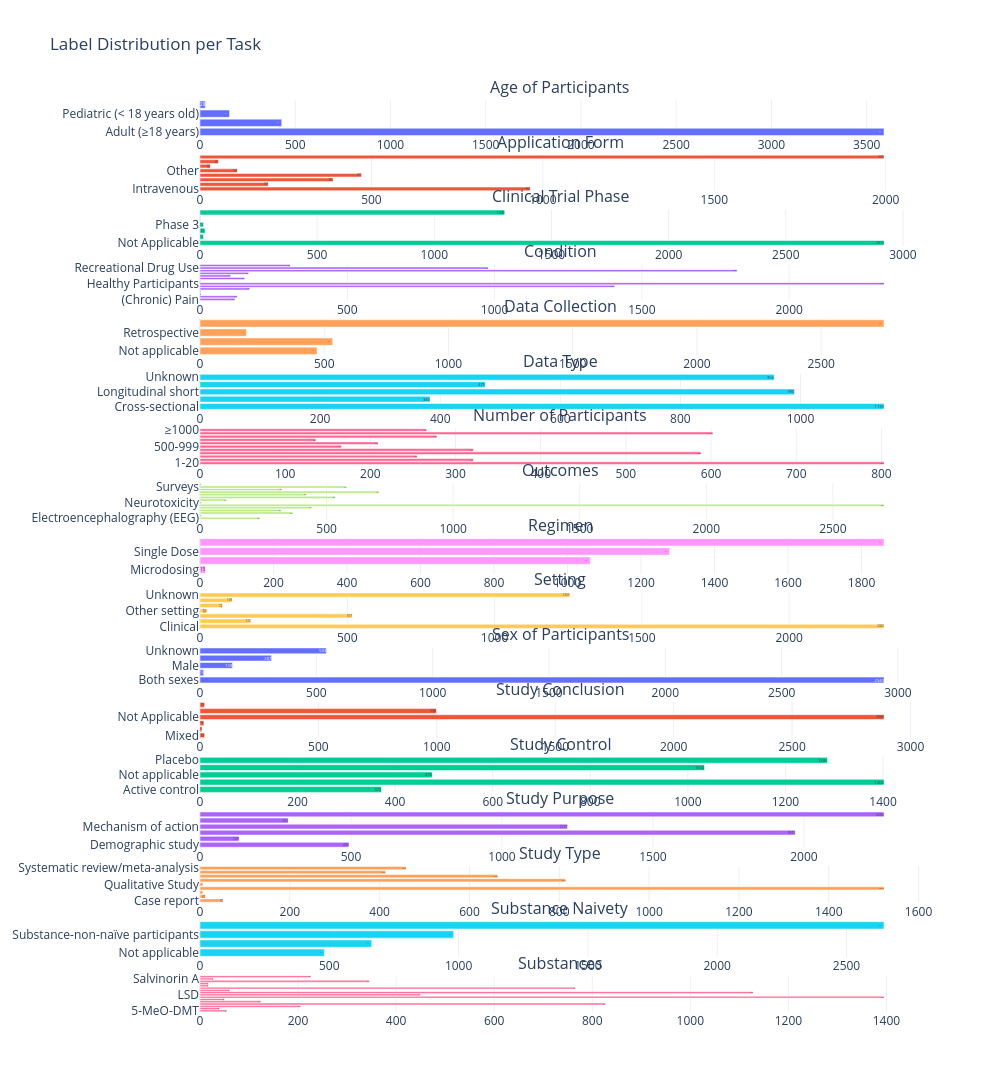

The code cell stored with this chart in its notebook:
### Code cell
from plotly.subplots import make_subplots
import plotly.graph_objects as go

df = class_data_2025.copy()
# Count studies per task per label
label_counts = df.groupby(['task', 'label'])['study_id'].nunique().reset_index(name='count')

# Get list of unique tasks
tasks = label_counts['task'].unique()
n_tasks = len(tasks)

# Create subplots: one row per task
fig = make_subplots(
    rows=n_tasks, cols=1,
    shared_xaxes=False,  # each task has its own x-axis
    vertical_spacing=0.02,
    subplot_titles=tasks
)

# Add a bar for each task
for i, task in enumerate(tasks, 1):
    task_data = label_counts[label_counts['task'] == task]
    fig.add_trace(
        go.Bar(
            x=task_data['count'],
            y=task_data['label'],
            orientation='h',
            text=task_data['count'],
            textposition='inside',
            showlegend=False
        ),
        row=i, col=1
    )

# Update layout for A4 landscape style
fig.update_layout(
    height=250*n_tasks,  # scale height based on number of tasks
    width=1000,
    title="Label Distribution per Task",
    template="plotly_white"
)

fig.show()

### Figure 1 — Plotly figure (JSON) as saved in the notebook; plotly's stock layout.template omitted (floating-point values rounded to 4 significant figures)
{"data": [{"orientation": "h", "showlegend": false, "text": [3591, 429, 155, 28], "textposition": "inside", "type": "bar", "x": [3591, 429, 155, 28], "xaxis": "x", "y": ["Adult (≥18 years)", "Not applicable", "Pediatric (< 18 years old)", "Unknown"], "yaxis": "y"}, {"orientation": "h", "showlegend": false, "text": [963, 199, 388, 471, 109, 30, 54, 1995], "textposition": "inside", "type": "bar", "x": [963, 199, 388, 471, 109, 30, 54, 1995], "xaxis": "x2", "y": ["Intravenous", "Nasal", "Not applicable", "Oral", "Other", "Smoking", "Subcutaneous", "Unknown"], "yaxis": "y2"}, {"orientation": "h", "showlegend": false, "text": [2919, 14, 22, 14, 1, 1300], "textposition": "inside", "type": "bar", "x": [2919, 14, 22, 14, 1, 1300], "xaxis": "x3", "y": ["Not Applicable", "Phase 1", "Phase 2", "Phase 3", "Phase 4", "Unknown"], "yaxis": "y3"}, {"orientation": "h", "showlegend": false, "text": [118, 126, 3, 2, 168, 1407, 2322, 1, 151, 103, 164, 1823, 978, 306], "textposition": "inside", "type": "bar", "x": [118, 126, 3, 2, 168, 1407, 2322, 1, 151, 103, 164, 1823, 978, 306], "xaxis": "x4", "y": ["(Chronic) Pain", "Alcoholism", "Alzheimer’s disease", "Anorexia", "Anxiety", "Depression", "Healthy Participants", "Non-Alzheimer dementia", "Other addictions (e.g. smoking)", "Palliative Setting", "Post-traumatic stress disorder (PTSD)", "Psychiatric condition", "Recreational Drug Use", "Substance abuse"], "yaxis": "y4"}, {"orientation": "h", "showlegend": false, "text": [471, 534, 187, 2753], "textposition": "inside", "type": "bar", "x": [471, 534, 187, 2753], "xaxis": "x5", "y": ["Not applicable", "Prospective", "Retrospective", "Unknown"], "yaxis": "y5"}, {"orientation": "h", "showlegend": false, "text": [1139, 383, 990, 475, 956], "textposition": "inside", "type": "bar", "x": [1139, 383, 990, 475, 956], "xaxis": "x6", "y": ["Cross-sectional", "Longitudinal long", "Longitudinal short", "Not applicable", "Unknown"], "yaxis": "y6"}, {"orientation": "h", "showlegend": false, "text": [803, 321, 255, 588, 321, 166, 209, 136, 278, 602, 266], "textposition": "inside", "type": "bar", "x": [803, 321, 255, 588, 321, 166, 209, 136, 278, 602, 266], "xaxis": "x7", "y": ["1-20", "100-199", "200-499", "21-40", "41-60", "500-999", "61-80", "81-100", "Not applicable", "Unknown", "≥1000"], "yaxis": "y7"}, {"orientation": "h", "showlegend": false, "text": [236, 5, 366, 321, 440, 2702, 5, 104, 534, 420, 707, 324, 578, 4], "textposition": "inside", "type": "bar", "x": [236, 5, 366, 321, 440, 2702, 5, 104, 534, 420, 707, 324, 578, 4], "xaxis": "x8", "y": ["Electroencephalography (EEG)", "Emergency department visits", "Functional MRI", "Interviews", "MRI", "Mental Functions", "Neurotoxicity", "PET, SPECT", "Physiological Functions", "Psychedelic experience", "Soluble biomarker", "Suicide", "Surveys", "The ability to drive a car"], "yaxis": "y8"}, {"orientation": "h", "showlegend": false, "text": [15, 1062, 1278, 1861], "textposition": "inside", "type": "bar", "x": [15, 1062, 1278, 1861], "xaxis": "x9", "y": ["Microdosing", "Multiple Applications", "Single Dose", "Unknown"], "yaxis": "y9"}, {"orientation": "h", "showlegend": false, "text": [2322, 172, 517, 25, 77, 109, 1255], "textposition": "inside", "type": "bar", "x": [2322, 172, 517, 25, 77, 109, 1255], "xaxis": "x10", "y": ["Clinical", "Naturalistic", "Not applicable", "Other setting", "Palliative Setting", "Party setting", "Unknown"], "yaxis": "y10"}, {"orientation": "h", "showlegend": false, "text": [2940, 16, 139, 307, 543], "textposition": "inside", "type": "bar", "x": [2940, 16, 139, 307, 543], "xaxis": "x11", "y": ["Both sexes", "Female", "Male", "Not applicable", "Unknown"], "yaxis": "y11"}, {"orientation": "h", "showlegend": false, "text": [19, 8, 16, 2888, 998, 19], "textposition": "inside", "type": "bar", "x": [19, 8, 16, 2888, 998, 19], "xaxis": "x12", "y": ["Mixed", "Negative", "Neutral", "Not Applicable", "Positive", "Unknown"], "yaxis": "y12"}, {"orientation": "h", "showlegend": false, "text": [372, 1402, 476, 1034, 1286], "textposition": "inside", "type": "bar", "x": [372, 1402, 476, 1034, 1286], "xaxis": "x13", "y": ["Active control", "Non-controlled", "Not applicable", "Other control", "Placebo"], "yaxis": "y13"}, {"orientation": "h", "showlegend": false, "text": [493, 129, 1971, 1217, 292, 2265], "textposition": "inside", "type": "bar", "x": [493, 129, 1971, 1217, 292, 2265], "xaxis": "x14", "y": ["Demographic study", "Disease model study", "Efficacy endpoints", "Mechanism of action", "Pharmacokinetics", "Safety endpoints"], "yaxis": "y14"}, {"orientation": "h", "showlegend": false, "text": [51, 12, 6, 1523, 6, 814, 663, 413, 459], "textposition": "inside", "type": "bar", "x": [51, 12, 6, 1523, 6, 814, 663, 413, 459], "xaxis": "x15", "y": ["Case report", "Case series", "Cohort study", "Other", "Qualitative Study", "Randomized-controlled trial (RCT)", "Real-world study", "Study protocol", "Systematic review/meta-analysis"], "yaxis": "y15"}, {"orientation": "h", "showlegend": false, "text": [481, 664, 981, 2645], "textposition": "inside", "type": "bar", "x": [481, 664, 981, 2645], "xaxis": "x16", "y": ["Not applicable", "Substance-Naïve Participants", "Substance-non-naïve participants", "Unknown"], "yaxis": "y16"}, {"orientation": "h", "showlegend": false, "text": [55, 40, 205, 827, 124, 50, 1395, 449, 1128, 61, 765, 17, 17, 345, 27, 226], "textposition": "inside", "type": "bar", "x": [55, 40, 205, 827, 124, 50, 1395, 449, 1128, 61, 765, 17, 17, 345, 27, 226], "xaxis": "x17", "y": ["5-MeO-DMT", "Analogue", "Ayahuasca", "Combination Therapy", "DMT", "Ibogaine", "Ketamine", "LSD", "MDMA", "Mescaline", "Psilocybin", "Psychedelic mushrooms", "R-Ketamine", "S-Ketamine", "Salvinorin A", "Unknown"], "yaxis": "y17"}], "layout": {"annotations": [{"font": {"size": 16}, "showarrow": false, "text": "Age of Participants", "x": 0.5, "xanchor": "center", "xref": "paper", "y": 1, "yanchor": "bottom", "yref": "paper"}, {"font": {"size": 16}, "showarrow": false, "text": "Application Form", "x": 0.5, "xanchor": "center", "xref": "paper", "y": 0.94, "yanchor": "bottom", "yref": "paper"}, {"font": {"size": 16}, "showarrow": false, "text": "Clinical Trial Phase", "x": 0.5, "xanchor": "center", "xref": "paper", "y": 0.88, "yanchor": "bottom", "yref": "paper"}, {"font": {"size": 16}, "showarrow": false, "text": "Condition", "x": 0.5, "xanchor": "center", "xref": "paper", "y": 0.82, "yanchor": "bottom", "yref": "paper"}, {"font": {"size": 16}, "showarrow": false, "text": "Data Collection", "x": 0.5, "xanchor": "center", "xref": "paper", "y": 0.76, "yanchor": "bottom", "yref": "paper"}, {"font": {"size": 16}, "showarrow": false, "text": "Data Type", "x": 0.5, "xanchor": "center", "xref": "paper", "y": 0.7, "yanchor": "bottom", "yref": "paper"}, {"font": {"size": 16}, "showarrow": false, "text": "Number of Participants", "x": 0.5, "xanchor": "center", "xref": "paper", "y": 0.64, "yanchor": "bottom", "yref": "paper"}, {"font": {"size": 16}, "showarrow": false, "text": "Outcomes", "x": 0.5, "xanchor": "center", "xref": "paper", "y": 0.58, "yanchor": "bottom", "yref": "paper"}, {"font": {"size": 16}, "showarrow": false, "text": "Regimen", "x": 0.5, "xanchor": "center", "xref": "paper", "y": 0.52, "yanchor": "bottom", "yref": "paper"}, {"font": {"size": 16}, "showarrow": false, "text": "Setting", "x": 0.5, "xanchor": "center", "xref": "paper", "y": 0.46, "yanchor": "bottom", "yref": "paper"}, {"font": {"size": 16}, "showarrow": false, "text": "Sex of Participants", "x": 0.5, "xanchor": "center", "xref": "paper", "y": 0.4, "yanchor": "bottom", "yref": "paper"}, {"font": {"size": 16}, "showarrow": false, "text": "Study Conclusion", "x": 0.5, "xanchor": "center", "xref": "paper", "y": 0.34, "yanchor": "bottom", "yref": "paper"}, {"font": {"size": 16}, "showarrow": false, "text": "Study Control", "x": 0.5, "xanchor": "center", "xref": "paper", "y": 0.28, "yanchor": "bottom", "yref": "paper"}, {"font": {"size": 16}, "showarrow": false, "text": "Study Purpose", "x": 0.5, "xanchor": "center", "xref": "paper", "y": 0.22, "yanchor": "bottom", "yref": "paper"}, {"font": {"size": 16}, "showarrow": false, "text": "Study Type", "x": 0.5, "xanchor": "center", "xref": "paper", "y": 0.16, "yanchor": "bottom", "yref": "paper"}, {"font": {"size": 16}, "showarrow": false, "text": "Substance Naivety", "x": 0.5, "xanchor": "center", "xref": "paper", "y": 0.1, "yanchor": "bottom", "yref": "paper"}, {"font": {"size": 16}, "showarrow": false, "text": "Substances", "x": 0.5, "xanchor": "center", "xref": "paper", "y": 0.04, "yanchor": "bottom", "yref": "paper"}], "height": 4250, "title": {"text": "Label Distribution per Task"}, "width": 1000, "xaxis": {"anchor": "y", "domain": [0, 1]}, "xaxis10": {"anchor": "y10", "domain": [0, 1]}, "xaxis11": {"anchor": "y11", "domain": [0, 1]}, "xaxis12": {"anchor": "y12", "domain": [0, 1]}, "xaxis13": {"anchor": "y13", "domain": [0, 1]}, "xaxis14": {"anchor": "y14", "domain": [0, 1]}, "xaxis15": {"anchor": "y15", "domain": [0, 1]}, "xaxis16": {"anchor": "y16", "domain": [0, 1]}, "xaxis17": {"anchor": "y17", "domain": [0, 1]}, "xaxis2": {"anchor": "y2", "domain": [0, 1]}, "xaxis3": {"anchor": "y3", "domain": [0, 1]}, "xaxis4": {"anchor": "y4", "domain": [0, 1]}, "xaxis5": {"anchor": "y5", "domain": [0, 1]}, "xaxis6": {"anchor": "y6", "domain": [0, 1]}, "xaxis7": {"anchor": "y7", "domain": [0, 1]}, "xaxis8": {"anchor": "y8", "domain": [0, 1]}, "xaxis9": {"anchor": "y9", "domain": [0, 1]}, "yaxis": {"anchor": "x", "domain": [0.96, 1]}, "yaxis10": {"anchor": "x10", "domain": [0.42, 0.46]}, "yaxis11": {"anchor": "x11", "domain": [0.36, 0.4]}, "yaxis12": {"anchor": "x12", "domain": [0.3, 0.34]}, "yaxis13": {"anchor": "x13", "domain": [0.24, 0.28]}, "yaxis14": {"anchor": "x14", "domain": [0.18, 0.22]}, "yaxis15": {"anchor": "x15", "domain": [0.12, 0.16]}, "yaxis16": {"anchor": "x16", "domain": [0.06, 0.1]}, "yaxis17": {"anchor": "x17", "domain": [0, 0.04]}, "yaxis2": {"anchor": "x2", "domain": [0.9, 0.94]}, "yaxis3": {"anchor": "x3", "domain": [0.84, 0.88]}, "yaxis4": {"anchor": "x4", "domain": [0.78, 0.82]}, "yaxis5": {"anchor": "x5", "domain": [0.72, 0.76]}, "yaxis6": {"anchor": "x6", "domain": [0.66, 0.7]}, "yaxis7": {"anchor": "x7", "domain": [0.6, 0.64]}, "yaxis8": {"anchor": "x8", "domain": [0.54, 0.58]}, "yaxis9": {"anchor": "x9", "domain": [0.48, 0.52]}}}
